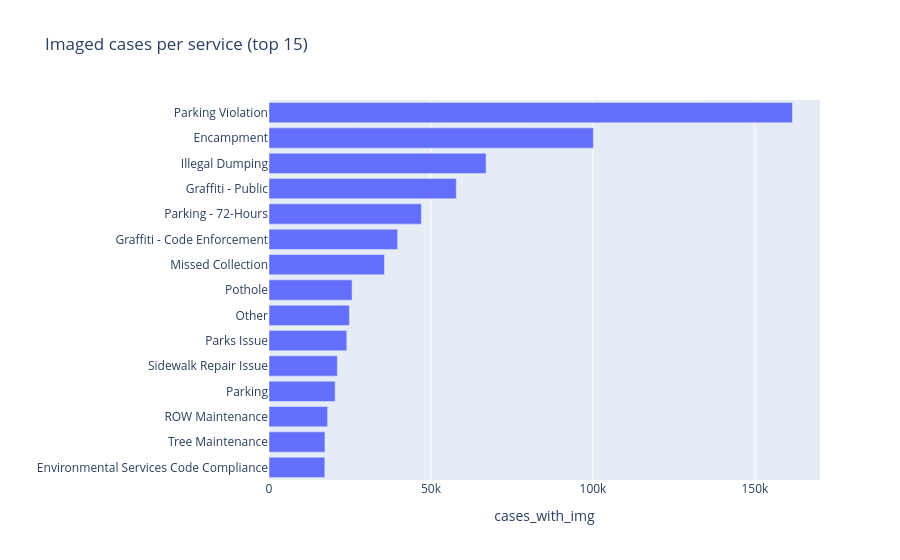

This figure's notebook cell:
### Code cell
px.bar(by_svc.head(N).sort_values('cases_with_img'), x='cases_with_img', y=by_svc.head(N).sort_values('cases_with_img').index,
       orientation='h', title=f'Imaged cases per service (top {N})', labels={'y': '', 'x': 'Cases with image'})

### Figure 1 — Plotly figure (JSON) as saved in the notebook; plotly's stock layout.template omitted (floating-point values rounded to 4 significant figures)
{"data": [{"alignmentgroup": "True", "hovertemplate": "cases_with_img=%{x}<br>=%{y}<extra></extra>", "legendgroup": "", "marker": {"color": "#636efa", "pattern": {"shape": ""}}, "name": "", "offsetgroup": "", "orientation": "h", "showlegend": false, "textposition": "auto", "type": "bar", "x": [17235, 17268, 18096, 20425, 21106, 24007, 24828, 25644, 35641, 39713, 47034, 57803, 67003, 100127, 161581], "xaxis": "x", "y": ["Environmental Services Code Compliance", "Tree Maintenance", "ROW Maintenance", "Parking", "Sidewalk Repair Issue", "Parks Issue", "Other", "Pothole", "Missed Collection", "Graffiti - Code Enforcement", "Parking - 72-Hours", "Graffiti - Public", "Illegal Dumping", "Encampment", "Parking Violation"], "yaxis": "y"}], "layout": {"barmode": "relative", "legend": {"tracegroupgap": 0}, "title": {"text": "Imaged cases per service (top 15)"}, "xaxis": {"anchor": "y", "domain": [0, 1], "title": {"text": "cases_with_img"}}, "yaxis": {"anchor": "x", "domain": [0, 1], "title": {"text": ""}}}}
